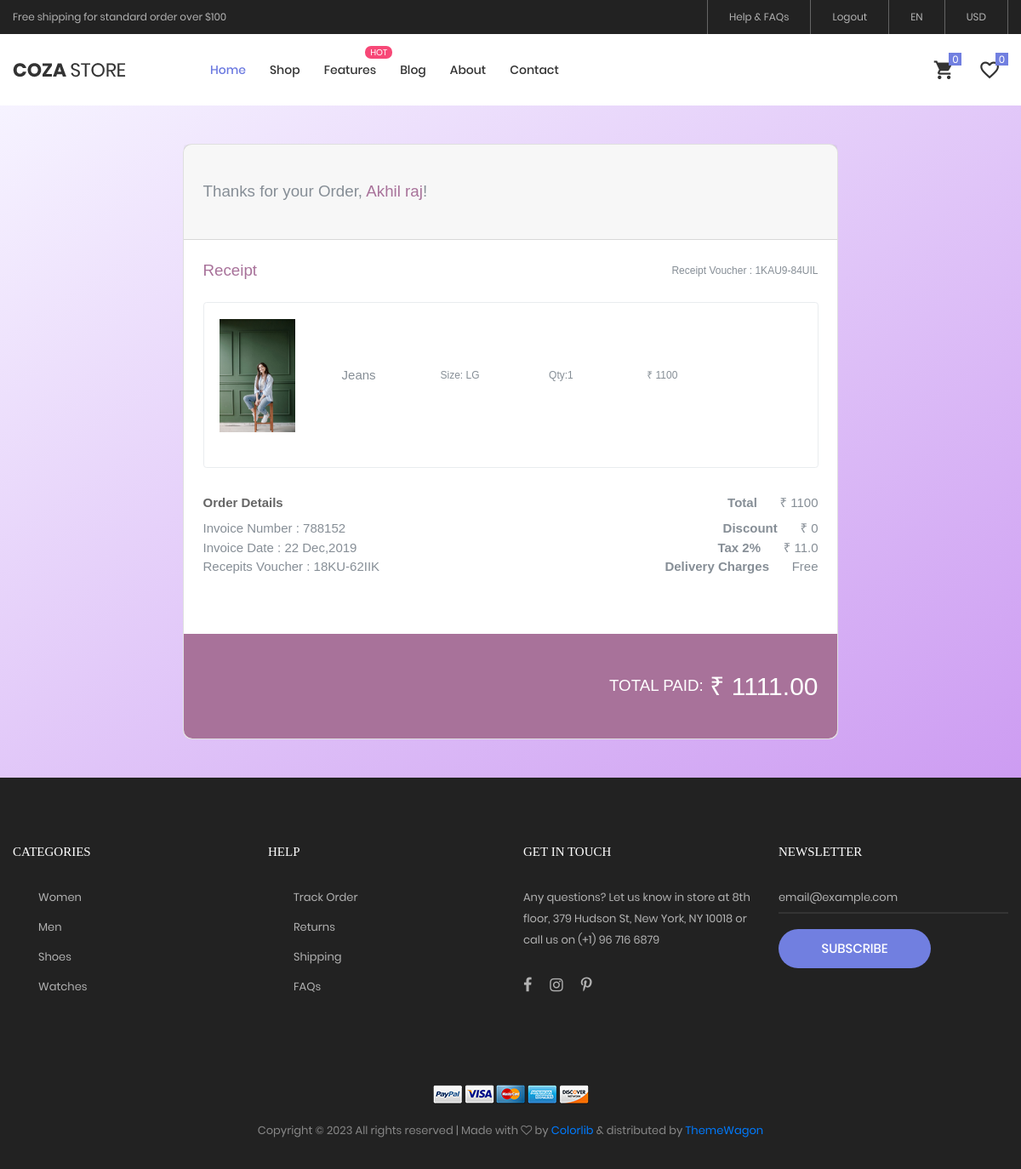
Page /orders/invoice/ (signed in) on the committed database.
### account/models.py (models this page shows, shortened)
class Account(AbstractBaseUser):
    email=models.EmailField(unique=True)
    first_name=models.CharField(max_length=25)
    last_name=models.CharField(max_length=25)
    phone_number=models.CharField(max_length=15)
    date_joined     = models.DateTimeField(auto_now_add=True)
    last_login      = models.DateTimeField(auto_now_add=True)
    is_admin        = models.BooleanField(default=False)
    is_staff        = models.BooleanField(default=False)
    is_active       = models.BooleanField(default=False)
    is_superadmin   = models.BooleanField(default=False)
    USERNAME_FIELD      = 'email'
    REQUIRED_FIELDS     = ['first_name', 'last_name','phone_number']
    objects = AccountManager()
    def __str__(self):
        return f"{self.first_name} {self.last_name}"

### order/models.py (models this page shows, shortened)
class OrderItem(models.Model):
    user= models.ForeignKey(Account, on_delete=models.CASCADE)
    product = models.ForeignKey(Product, on_delete=models.CASCADE)
    variation = models.ForeignKey(Variation,on_delete=models.CASCADE)
    order = models.ForeignKey(Order,on_delete=models.CASCADE, related_name='order_items')
    quantity = models.IntegerField()
    def total(self):
        return self.quantity*self.product.price

class Order(models.Model):
    user = models.ForeignKey(Account,on_delete=models.CASCADE)
    order_number = models.CharField(max_length=100, null=True)
    grand_total = models.DecimalField(max_digits=10, decimal_places=2,null=True)
    address = models.ForeignKey(Address, on_delete=models.SET_NULL,null=True)
    payment_method = models.CharField(max_length=30,blank=True)
    transaction_id = models.CharField(max_length=100, blank=True)
    order_status =(
          ('Processing','Processing'),
          ('Confirmed','Confirmed'),
          ('Out For Shipping', 'Out For Shipping'),
          ('Delivered', 'Delivered'),
          ('Cancel', 'Cancel'),
    )
    status =models.CharField(max_length=100,choices=order_status,default='Processing')
    created_date = models.DateTimeField(auto_now_add=True)
    updated_date = models.DateTimeField(auto_now_add=True)

### store/models.py (models this page shows, shortened)
class Product(models.Model):
    product_name=models.CharField(max_length=100,unique=True)
    slug= models.SlugField(max_length=50,unique=True)
    price=models.IntegerField()
    description=models.TextField(max_length=500,blank=True)
    images = models.ImageField(upload_to="photos/products", null=True)
    images1 = models.ImageField(upload_to="photos/products", null=True)
    images2 = models.ImageField(upload_to="photos/products", null=True)
    images3 = models.ImageField(upload_to="photos/products", null=True)
    stock = models.IntegerField()
    is_available = models.BooleanField(default=True)
    category = models.ForeignKey(
        Category, on_delete=models.CASCADE
    )  # when delete a category all products related to that category will be deleted
    created_date = models.DateTimeField(auto_now_add=True)
    modified_date = models.DateTimeField(auto_now=True)

class Variation(models.Model):
    product = models.ForeignKey(Product, on_delete=models.CASCADE, related_name='variation')
    variation_category = models.CharField(
        max_length=100, choices=variation_category_choice
    )
    variation_value = models.CharField(max_length=7)
    is_active = models.BooleanField(default=True)
    created_date = models.DateField(auto_now=True)
    objects= VariationManager()

### order/views.py (the view, shortened to what this page needs)
# urls.py: path('invoice/', views.thankyou, name='invoice'),
def thankyou(request):
    user = request.user
    order = Order.objects.filter(user=user).last()
    if "discount" in request.session:
        discount= request.session['discount']
        del request.session["discount"]
    else:
        discount=0
    total=0
    if 'grand_total' in request.session:
        del request.session["grand_total"]
    for item in order.order_items.all():
        total += item.total()
    print(total)
    tax= round(total*0.01,2)
    context={
        'order':order,
        'user':user,
        'discount':discount,
        'total':total,
        'tax':tax
    }
    return render(request,'order/invoice.html',context)

### cart/context_processor.py (called while the page is built)
def cart_count(request):
    item_count=0
    if request.user.is_authenticated:
        items=Cartitem.objects.filter(user=request.user)
        for item in items:
            item_count+=1
    return {"item_count":item_count}

### templates/order/invoice.html
{% extends "home/base.html" %}
{% load static %}
{% block content %}
<section class="gradient-custom">
    <div class="container py-5 h-100">
        <div class="row d-flex justify-content-center align-items-center h-100">
            <div class="col-lg-10 col-xl-8">
                <div class="card" style="border-radius: 10px;">
                    <div class="card-header px-4 py-5">
                        <h5 class="text-muted mb-0">Thanks for your Order, <span
                                style="color: #a8729a;">{{user|capfirst}}</span>!</h5>
                    </div>
                    <div class="card-body p-4">
                        <div class="d-flex justify-content-between align-items-center mb-4">
                            <p class="lead fw-normal mb-0" style="color: #a8729a;">Receipt</p>
                            <p class="small text-muted mb-0">Receipt Voucher : 1KAU9-84UIL</p>
                        </div>
                        <div class="card shadow-0 border mb-4">
                            <div class="card-body">
                                {% for item in order.order_items.all %}
                                <div class="row mb-4">
                                    <div class="col-md-2">
                                        <img src="{{ item.product.images.url }}"
                                            class="img-fluid" alt="Phone">
                                    </div>
                                    <div class="col-md-2 text-center d-flex justify-content-center align-items-center">
                                        <p class="text-muted mb-0">{{item.product.product_name}}</p>
                                    </div>
                                    <div class="col-md-2 text-center d-flex justify-content-center align-items-center">
                                        <p class="text-muted mb-0 small">Size: {{item.variation.variation_value}} </p>
                                    </div>
                                    <div class="col-md-2 text-center d-flex justify-content-center align-items-center">
                                        <p class="text-muted mb-0 small">Qty:{{item.quantity}} </p>
                                    </div>
                                    <div class="col-md-2 text-center d-flex justify-content-center align-items-center">
                                        <p class="text-muted mb-0 small">₹ {{item.total}}</p>
                                    </div>
                                </div>
                                {% endfor %}
                            </div>
                        </div>
                        <div class="d-flex justify-content-between pt-2">
                            <p class="fw-bold mb-0">Order Details</p>
                            <p class="text-muted mb-0"><span class="fw-bold me-4">Total </span>₹ {{total}}</p>
                        </div>
                        <div class="d-flex justify-content-between pt-2">
                            <p class="text-muted mb-0">Invoice Number : 788152</p>
                            <p class="text-muted mb-0"><span class="fw-bold me-4">Discount </span>₹ {{discount}}</p>
                        </div>
                        <div class="d-flex justify-content-between">
                            <p class="text-muted mb-0">Invoice Date : 22 Dec,2019</p>
                            <p class="text-muted mb-0"><span class="fw-bold me-4">Tax 2%  </span>₹ {{tax }}</p>
                        </div>
                        <div class="d-flex justify-content-between mb-5">
                            <p class="text-muted mb-0">Recepits Voucher : 18KU-62IIK</p>
                            <p class="text-muted mb-0"><span class="fw-bold me-4">Delivery Charges</span> Free</p>
                        </div>
                    </div>
                    <div class="card-footer border-0 px-4 py-5"
                        style="background-color: #a8729a; border-bottom-left-radius: 10px; border-bottom-right-radius: 10px;">
                        <h5 class="d-flex align-items-center justify-content-end text-white text-uppercase mb-0">Total
                            paid: <span class="h2 mb-0 ms-2">₹ {{order.grand_total}}</span></h5>
                    </div>
                </div>
            </div>
        </div>
    </div>
</section>
{% endblock content%}

### static/css/main.css (style rules this page uses)
.container { max-width: 1380px; }
@media (max-width: 1600px) { .container { max-width: 1200px; } }

### static/css/custom.css (style rules this page uses)
.gradient-custom { background: #cd9cf2; background: -webkit-linear-gradient(to top left, rgba(205, 156, 242, 1), rgba(246, 243, 255, 1)); background: linear-gradient(to top left, rgba(205, 156, 242, 1), rgba(246, 243, 255, 1)) }

### rows in the picture
Account: first_name+last_name "Akhil raj"
OrderItem: product.images (picture), product.product_name "Jeans", variation.variation_value "LG", quantity "1", total "1100"
Order: grand_total "1111.00"

### other values in the picture
{{ total }} "1100"
{{ discount }} "0"
{{ tax }} "11.0"
